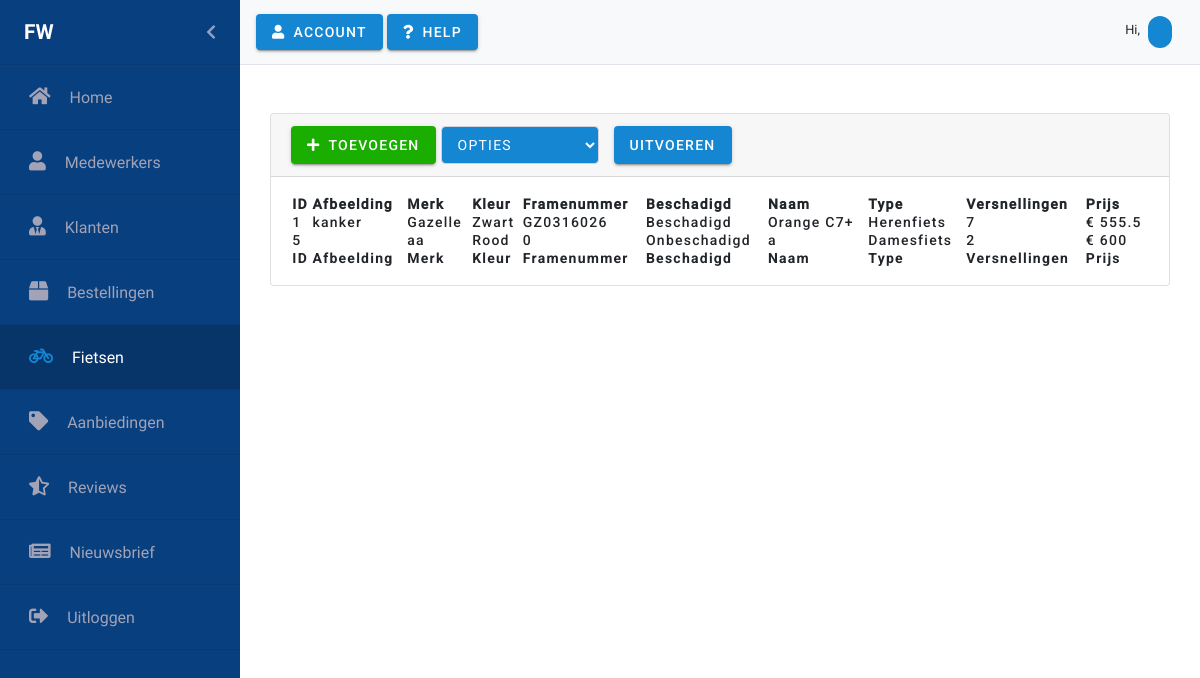
The page /fietsen.php on the database as committed earlier.
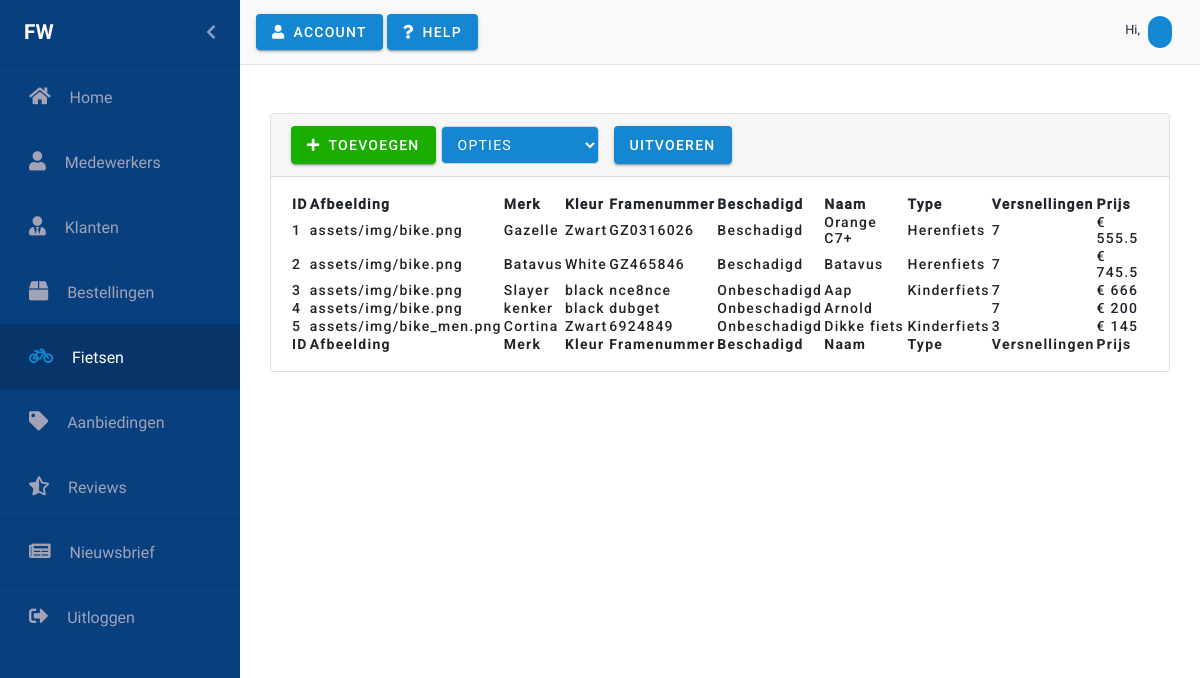
The same page on the database as committed later.
### tables this page shows
CREATE TABLE `bikes` (
  `id` int(11) NOT NULL,
  `image_path` varchar(255) NOT NULL,
  `brand` varchar(50) NOT NULL,
  `color` varchar(50) NOT NULL,
  `framenumber` varchar(50) NOT NULL,
  `damaged` tinyint(4) NOT NULL,
  `bikename` text NOT NULL,
  `biketype` int(11) NOT NULL,
  `gears` int(11) NOT NULL,
  `selling_price` float NOT NULL,
  `date_added` date NOT NULL
);

### fietsen.php (the view, shortened to what this page needs)
<?php
require_once("Controllers/dbconnect.php");
$records = $con->query("SELECT * FROM bikes");
?>
<!doctype html>
<html lang="en">
<head>
    <link rel="stylesheet" href="https://stackpath.bootstrapcdn.com/bootstrap/4.3.1/css/bootstrap.min.css"
>
    <link rel="stylesheet" href="https://use.fontawesome.com/releases/v5.8.2/css/all.css"
          type='text/css' media='all'>
    <link href="css/Material/material-components-web.min.css" rel="stylesheet">
    <link rel="stylesheet" href="scss/backend.css">
    <link rel="stylesheet" type="text/css" href="css/Datatable/select.dataTables.min.css">
    <link rel="stylesheet" type="text/css" href="css/Datatable/datatables.min.css"/>
    <link rel="stylesheet" type="text/css" href="css/Animate/animate.css">
</head>
<body>
<div id="wrapper" class="toggled">
    <div id="sidebar-wrapper" class="sidebarAnimation">
        <ul class="sidebarUl">
            <div class="sidebarProfilePicture pl-4 pr-4" id="sidebarProfilePicture">
                <span class="logo sidebarUsername">FW</span>
                <a href="#menu-toggle" id="menu-toggle" class="aSidebarChevron float-right">
                    <i class="fas fa-chevron-left" id="chevron"></i>
                </a>
            </div>
            <li class="sidebarLi">
                <a class="accordion-toggle collapsed toggle-switch" href="index.php">
                    <div class="sidebarData">
                        <span class="sidebar-icon"><i class="fas fa-home iconwidth"></i></span>
                        <span class="pr-15"></span>
                        <span class="sidebar-title">Home</span>
                    </div>
                </a>
            </li>
            <li class="sidebarLi">
                <a class="accordion-toggle collapsed toggle-switch" href="medewerkers.php">
                    <div class="sidebarData">
                        <span class="sidebar-icon"><i class="fas fa-user iconwidth"></i></span>
                        <span class="pr-15"></span>
                        <span class="sidebar-title">Medewerkers</span>
                    </div>
                </a>
            </li>
            <li class="sidebarLi">
                <a class="accordion-toggle collapsed toggle-switch" href="klanten.php">
                    <div class="sidebarData">
                        <span class="sidebar-icon"><i class="fas fa-user-tie iconwidth"></i></span>
                        <span class="pr-15"></span>
                        <span class="sidebar-title">Klanten</span>
                    </div>
                </a>
            </li>
            <li class="sidebarLi" id="bestellingen" data-toggle="collapse" href="#submenu-2">
                <a class="accordion-toggle collapsed toggle-switch" data-toggle="collapse" href="#submenu-2">
                    <div class="sidebarData">
                        <span class="sidebar-icon"><i class="fa fa-box iconwidth"></i></span>
                        <span class="pr-15"></span>
                        <span class="sidebar-title">Bestellingen</span>
                    </div>
                </a>
            </li>
            <li class="sidebarLi active">
                <a class="accordion-toggle collapsed toggle-switch" href="#">
                    <div class="sidebarData">
                        <span class="sidebar-icon"><i class="fa fa-bicycle iconwidth"></i></span>
                        <span class="pr-15"></span>
                        <span class="sidebar-title">Fietsen</span>
                    </div>
                </a>
            </li>
            <li class="sidebarLi">
                <a class="accordion-toggle collapsed toggle-switch" href="aanbiedingen.php">
                    <div class="sidebarData">
                        <span class="sidebar-icon"><i class="fas fa-tag iconwidth"></i></span>
                        <span class="pr-15"></span>
                        <span class="sidebar-title">Aanbiedingen</span>
                    </div>
                </a>
            </li>
            <li class="sidebarLi">
                <a class="accordion-toggle collapsed toggle-switch" href="reviews.php">
                    <div class="sidebarData">
                        <span class="sidebar-icon"><i class="fas fa-star-half-alt iconwidth"></i></span>
                        <span class="pr-15"></span>
                        <span class="sidebar-title">Reviews</span>
                    </div>
                </a>
            </li>
            <li class="sidebarLi">
                <a class="accordion-toggle collapsed toggle-switch" href="nieuwsbrief.php">
                    <div class="sidebarData">
                        <span class="sidebar-icon"><i class="fas fa-newspaper iconwidth"></i></span>
                        <span class="pr-15"></span>
                        <span class="sidebar-title">Nieuwsbrief</span>
                    </div>
                </a>
            </li>
            <li class="sidebarLi">
                <a class="accordion-toggle collapsed toggle-switch" href="#">
                    <div class="sidebarData">
                        <span class="sidebar-icon"><i class="fas fa-sign-out-alt iconwidth"></i></span>
                        <span class="pr-15"></span>
                        <span class="sidebar-title">Uitloggen</span>
                    </div>
                </a>
            </li>
        </ul>
    </div>
    <nav class="navbar navbar-light bg-light mr-auto nav" id="nav">
        <div class="justify-content-end">
            <button class="foo-button mdc-button mdc-button--raised mdc-ripple-upgraded account">
                <i class="fas fa-user"></i>
                <span class="mdc-button__label">Account</span>
            </button>
            <button class="foo-button mdc-button mdc-button--raised mdc-ripple-upgraded help">
                <i class="fas fa-question"></i>
                <span class="mdc-button__label">Help</span>
            </button>
        </div>
        <div class="mdc-chip-set pl-2 pr-2">
            <div class="hiUser pr-1 pt-2">
                <span class="hiNav">Hi, </span>
            </div>
            <div class="mdc-chip" tabindex="0">
            </div>
        </div>
    </nav>
    <div class="row gebruikers">
        <div class="card text-black mb-5 mt-5">
            <div class="card-header" id="card-header">
                <button class="foo-button mdc-button mdc-button--raised mdc-ripple-upgraded toevoegen" id="toevoegen"
                        data-toggle="modal" data-target="#toevoegenModal">
                    <i class="fas fa-plus"></i>
                    <span class="mdc-button__label">Toevoegen</span>
                </button>
                <div class="selectDatatable mdc-button__label">
                    <select class="form-control">
                        <option value="" disabled selected id="opties">Opties</option>
                    </select>
                </div>
                <button class="foo-button mdc-button mdc-button--raised mdc-ripple-upgraded uitvoeren" id="uitvoeren">
                    <span class="mdc-button__label">Uitvoeren</span>
                </button>
            </div>
            <div id="datatable-card" class="card-body-table">
                <table id="fietsen" class="table-card" style="width:100%">
                    <thead>
                    <tr>
                        <th></th>
                        <th>ID</th>
                        <th>Afbeelding</th>
                        <th>Merk</th>
                        <th>Kleur</th>
                        <th>Framenummer</th>
                        <th>Beschadigd</th>
                        <th>Naam</th>
                        <th>Type</th>
                        <th>Versnellingen</th>
                        <th>Prijs</th>
                    </tr>
                    </thead>
                    <tbody>
                    <?php
                    while ($row = mysqli_fetch_array($records)) {
                        ?>
                        <tr>
                            <td></td>
                            <td><?php echo $row['id'] ?></td>
                            <td><?php echo $row['image_path'] ?></td>
                            <td><?php echo $row['brand'] ?></td>
                            <td><?php echo $row['color'] ?></td>
                            <td><?php echo $row['framenumber'] ?></td>
                            <td><?php if ($row['damaged'] == 1) {
                                    echo "Beschadigd";
                                } else if ($row['damaged'] == 0) {
                                    echo "Onbeschadigd";
                                } ?></td>
                            <td><?php echo $row['bikename'] ?></td>
                            <td><?php if ($row['biketype'] == 0) {
                                    echo 'Damesfiets';
                                } else if ($row['biketype'] == 1) {
                                    echo 'Herenfiets';
                                } else if ($row['biketype'] == 2) {
                                    echo 'Kinderfiets';
                                } ?></td>
                            <td><?php echo $row['gears'] ?></td>
                            <td><?php echo "&euro; " . $row['selling_price'] ?></td>
                        </tr>
                        <?php
                    }
                    ?>
                    </tbody>
                    <tfoot>
                    <tr>
                        <th></th>
                        <th>ID</th>
                        <th>Afbeelding</th>
                        <th>Merk</th>
                        <th>Kleur</th>
                        <th>Framenummer</th>
                        <th>Beschadigd</th>
                        <th>Naam</th>
                        <th>Type</th>
                        <th>Versnellingen</th>
                        <th>Prijs</th>
                    </tr>
                    </tfoot>
                </table>
            </div>
        </div>
    </div>
</div>
</body>
</html>

### scss/backend.css (style rules this page uses)
#sidebar-wrapper { background: #073f7f !important; float: left; overflow: hidden; min-height: 100vh; width: 240px; }
a { text-decoration: none !important; }
.sidebarUl { padding: 0px; overflow: hidden; height: 100% !important; display: inline; }
.sidebarLi { height: 65px; line-height: 65px; font-size: 1rem; border-bottom: 1px solid #073A74; }
.active { background: #073A74; }
.active .sidebarData { color: #fff; }
.active .sidebar-icon { color: #1587d2; }
.iconwidth { font-size: 1.2rem !important; }
.iconwidth::before { width: 24px !important; }
.sidebarData { color: #a2a3b7; position: relative; left: 29px; }
.active { background: #07356A !important; color: #fff; }
.sidebarUsername { font-family: Roboto-Bold; margin: 0; }
.aSidebarChevron { color: #c3c5e2b8; }
i#chevron { line-height: 65px; }
.sidebarProfilePicture { height: 65px; line-height: 65px; font-size: 1rem; border-bottom: 1px solid #073A74; color: #fff; }
#wrapper { padding-left: 0; -webkit-transition: all 0.5s ease; -moz-transition: all 0.5s ease; -o-transition: all 0.5s ease; transition: all 0.5s ease; }
.sidebarAnimation { -webkit-transition: all 0.4s ease; -moz-transition: all 0.4s ease; -o-transition: all 0.4s ease; transition: all 0.4s ease; }
.pr-15 { padding-right: 15px !important; }
.logo { font-family: Roboto-Bold; text-transform: uppercase; font-size: 1.3rem; }
.account { background-color: #1587d2 !important; }
.help { background-color: #1587d2 !important; }
.nav { height: 65px; border-bottom: 1px solid #e1e1ef; }
.hiNav { font-size: 0.8rem; }
.mdc-chip { background: #1587d2; color: #fff; }
.card-body-table { padding: 18px; }
.card.text-black.mb-5.mt-5 { margin-right: 30px; margin-left: 30px; width: 100%; }
thead { font-family: Roboto-Medium; }
.selectDatatable { float: left; margin-right: 20px; }
.toevoegen { float: left !important; background: #1AAF00 !important; height: 38px; }
.gebruikers { margin: 0; }
select { height: 38px !important; margin-left: 5px; transition: border-color 0.15s ease-in-out, box-shadow 0.15s ease-in-out; background-color: #1587d2; color: #fff !important; font-family: Roboto, sans-serif; -moz-osx-font-smoothing: grayscale; -webkit-font-smoothing: antialiased; font-size: 0.875rem !important; line-height: inherit; font-weight: 500; letter-spacing: 0.0892857143em; text-decoration: none; text-transform: uppercase; padding: 0 8px 0 8px; display: inline-flex; position: relative; align-items: center; justify-content: center; box-sizing: border-box; min-width: 64px; border: none; outline: none; -webkit-user-select: none; -moz-user-select: none; -ms-user-select: none; user-select: none; overflow: hidden; vertical-align: middle; border-radius: 4px; }
.form-control { background-color: #1587d2 !important; }
.uitvoeren { height: 38px; background-color: #1587d2 !important; }
.table-card { letter-spacing: 0.0892857143em !important; font-weight: 500 !important; font-size: 0.875rem !important; font-family: Roboto, sans-serif !important; border: none !important; outline: none !important; }
body, html { font-family: Roboto-Regular; overflow-x: hidden; height: 100%; }
:root { --mdc-theme-primary: #073f7f; --mdc-theme-secondary: #018786; --mdc-theme-background: #fff; --mdc-theme-surface: #fff; --mdc-theme-error: #b00020; --mdc-theme-on-primary: #fff; --mdc-theme-on-secondary: #fff; --mdc-theme-on-surface: #000; --mdc-theme-on-error: #fff; --mdc-theme-text-primary-on-background: rgba(0, 0, 0, 0.87); --mdc-theme-text-secondary-on-background: rgba(0, 0, 0, 0.54); --mdc-theme-text-hint-on-background: rgba(0, 0, 0, 0.38); --mdc-theme-text-disabled-on-background: rgba(0, 0, 0, 0.38); --mdc-theme-text-icon-on-background: rgba(0, 0, 0, 0.38); --mdc-theme-text-primary-on-light: rgba(0, 0, 0, 0.87); --mdc-theme-text-secondary-on-light: rgba(0, 0, 0, 0.54); --mdc-theme-text-hint-on-light: rgba(0, 0, 0, 0.38); --mdc-theme-text-disabled-on-light: rgba(0, 0, 0, 0.38); --mdc-theme-text-icon-on-light: rgba(0, 0, 0, 0.38); --mdc-theme-text-primary-on-dark: white; --mdc-theme-text-secondary-on-dark: rgba(255, 255, 255, 0.7); --mdc-theme-text-hint-on-dark: rgba(255, 255, 255, 0.5); --mdc-theme-text-disabled-on-dark: rgba(255, 255, 255, 0.5); --mdc-theme-text-icon-on-dark: rgba(255, 255, 255, 0.5); }
#wrapper { height: 100% !important; }

Rows that differ between the two databases and show on the page:
changed bikes "Gazelle": image_path "kanker" → "assets/img/bike.png"
added bikes: id "2", image_path "assets/img/bike.png", brand "Batavus", color "White", framenumber "GZ465846", damaged "Beschadigd", bikename "Batavus", biketype "Herenfiets", gears "7", selling_price "745.5"
added bikes: id "3", image_path "assets/img/bike.png", brand "Slayer", color "black", framenumber "nce8nce", damaged "Onbeschadigd", bikename "Aap", biketype "Kinderfiets", gears "7", selling_price "666"
added bikes: id "4", image_path "assets/img/bike.png", brand "kenker", color "black", framenumber "dubget", damaged "Onbeschadigd", bikename "Arnold", gears "7", selling_price "200"
changed bikes id 5: image_path (not shown) → "assets/img/bike_men.png"; brand "aa" → "Cortina"; color "Rood" → "Zwart"; framenumber "0" → "6924849"; bikename "a" → "Dikke fiets"; gears "2" → "3"; selling_price "600" → "145"; biketype "Damesfiets" → "Kinderfiets"
